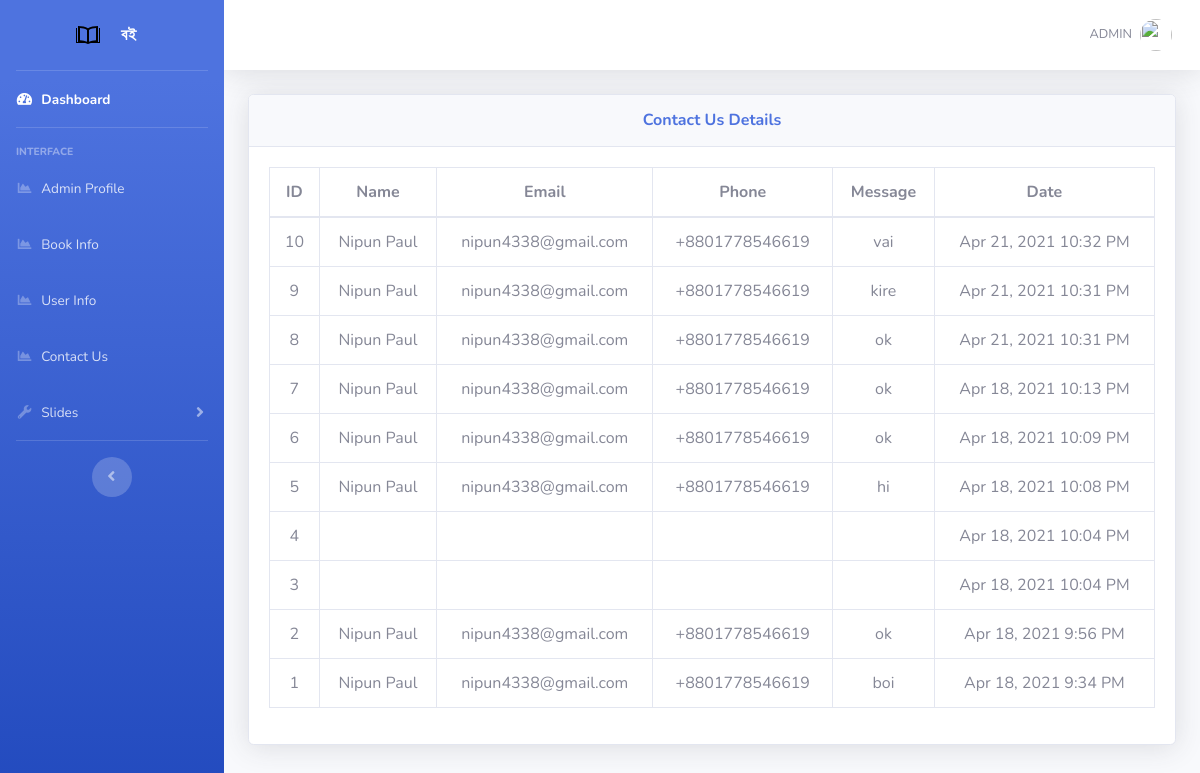
/admin/contact.php (signed in), run on the app's committed database.
### tables this page shows
CREATE TABLE `contact` (
  `id` int(11) NOT NULL,
  `name` text NOT NULL,
  `email` text NOT NULL,
  `phone` text NOT NULL,
  `message` text NOT NULL,
  `date` datetime NOT NULL
);

### admin/contact.php (the view, shortened to what this page needs)
<?php
include('includes/header.php');
include('includes/navbar.php');
include('database/dbconfig.php');
?>
<div class="container-fluid" style="text-align:center">
<div class="card shadow mb-4">
  <div class="card-header py-3">
    <h6 class="m-0 font-weight-bold text-primary">Contact Us Details
    </h6>
  </div>
  <div class="card-body">
    <div class="table-responsive">
      <?php
      $query = "SELECT * FROM contact order by date desc";
      $query_run = mysqli_query($connection, $query);
  ?>
      <table class="table table-bordered" id="dataTable" width="100%" cellspacing="0">
        <thead>
          <tr >
            <th> ID </th>
            <th> Name </th>
            <th>Email</th>
            <th>Phone</th>
            <th>Message</th>
            <th>Date</th>
          </tr>
        </thead>
        <tbody>
          <?php
                        if(mysqli_num_rows($query_run) > 0)
                        {
                            while($row = mysqli_fetch_assoc($query_run))
                            {
                        ?>
                            <tr>
                                <td><?php  echo $row['id']; ?></td>
                                <td><?php  echo $row['name']; ?></td>
                                <td><?php  echo $row['email']; ?></td>
                                <td><?php  echo $row['phone']; ?></td>
                                <td><?php  echo $row['message']; ?></td>
                                <td><?php echo date('M j, Y g:i A', strtotime($row["date"]));  ?></td>
                            </tr>
                        <?php
                            }
                        }
                        else {
                            echo "No Record Found";
                        }
                        ?>
        </tbody>
      </table>
    </div>
  </div>
</div>
</div>
<?php
include('includes/footer.php');
?>

### data on the page
contact: id "10", name "Nipun Paul", email "nipun4338@gmail.com", phone "+8801778546619", message "vai", date "Apr 21, 2021 10:32 PM"
contact: id "9", name "Nipun Paul", email "nipun4338@gmail.com", phone "+8801778546619", message "kire", date "Apr 21, 2021 10:31 PM"
contact: id "8", name "Nipun Paul", email "nipun4338@gmail.com", phone "+8801778546619", message "ok", date "Apr 21, 2021 10:31 PM"
contact: id "7", name "Nipun Paul", email "nipun4338@gmail.com", phone "+8801778546619", message "ok", date "Apr 18, 2021 10:13 PM"
contact: id "6", name "Nipun Paul", email "nipun4338@gmail.com", phone "+8801778546619", message "ok", date "Apr 18, 2021 10:09 PM"
contact: id "5", name "Nipun Paul", email "nipun4338@gmail.com", phone "+8801778546619", message "hi", date "Apr 18, 2021 10:08 PM"
contact: id "4", date "Apr 18, 2021 10:04 PM"
contact: id "3", date "Apr 18, 2021 10:04 PM"
contact: id "2", name "Nipun Paul", email "nipun4338@gmail.com", phone "+8801778546619", message "ok", date "Apr 18, 2021 9:56 PM"
contact: id "1", name "Nipun Paul", email "nipun4338@gmail.com", phone "+8801778546619", message "boi", date "Apr 18, 2021 9:34 PM"
